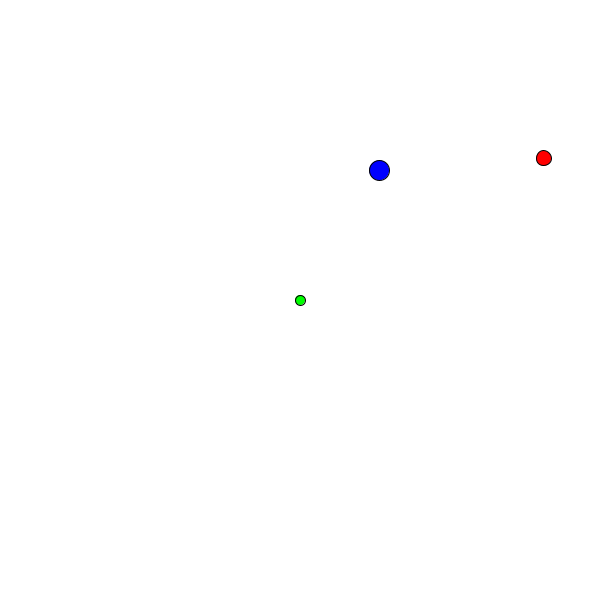
Frame 1 (no input)
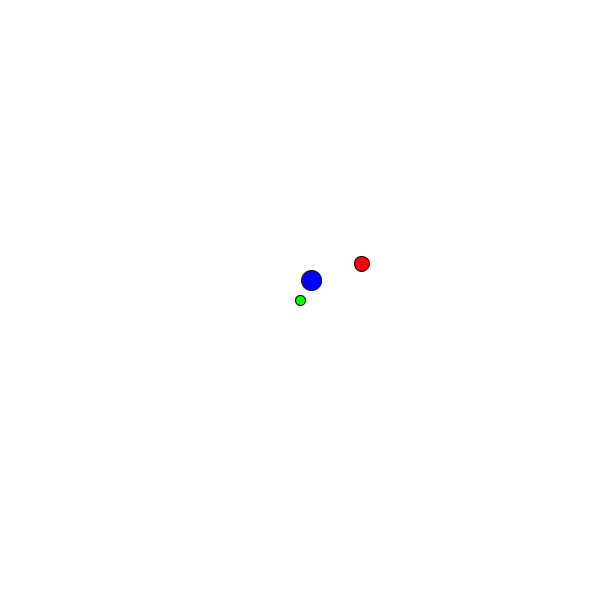
Frame 60 (the mouse pressed at the canvas centre just before this capture)
Frame 120 (the mouse held since frame 60 and released just before this capture): identical to frame 60, image omitted

The Processing sketch that drew these frames (run headless with seeded random() and noise(); from frame 60 on, the mouse is pressed at the canvas centre):

// Processing sketch: Practica_01
// ── Practica_01.pde

float pj_vel = 5;
float pj_size = 10;
float pnj1_size = 20;
float pnj2_size = 15;
float pnj1_dist = 25;
float pnj2_dist = 75;
float pnj1_vel = 0.5;
float pnj2_vel = 0.2;
float alfa = 0.1;
boolean using_mouse = false;
PVector pj_pos;
PVector pnj1_pos;
PVector pnj2_pos;

void setup()
{
  // Creamos la ventana
  size(600, 600);
 
  // Inicializamos la posicion del jugador en medio de la ventana
  pj_pos = new PVector(width / 2.0, height / 2.0);
  pnj1_pos = new PVector(random(0, width), random (0, height));
  pnj2_pos = new PVector(random(0, width), random (0, height));
}

void draw()
{
  background(255);
  // KEY PRESSED
  
  // Movimiento del PJ (WASD)
  if (keyPressed) {
    if (key == 'w' || key == 'W') {
      pj_pos.y -= pj_vel;
    }
    if (key == 'd' || key == 'D') {
      pj_pos.x += pj_vel;
    }
    if (key == 'a' || key == 'A') {
      pj_pos.x -= pj_vel;
    }
    if (key == 's' || key == 'S') {
      pj_pos.y += pj_vel;
    }
    if (key == 'g' || key == 'G')
    {
      if (using_mouse)
      {
        using_mouse = false;
      }
      else
      {
        using_mouse = true;
      }
    }
  }
  else if (using_mouse)
  {
    pj_pos.y = mouseY;
    pj_pos.x = mouseX;
  }
  // Si la distancia entre el pj y el pnj1 es mayor a 
  // la distancia establecida en el pnj1_dist que acerque
  if (sqrt(pow(pnj1_pos.x - pj_pos.x, 2.0) + pow(pnj1_pos.y - pj_pos.y, 2.0)) > pnj1_dist)
  {
    pnj1_pos.x = (1.0 - alfa) * pnj1_pos.x + alfa * pj_pos.x;
    pnj1_pos.y = (1.0 - alfa) * pnj1_pos.y + alfa * pj_pos.y;
  }
   if (sqrt(pow(pnj2_pos.x - pj_pos.x, 2.0) + pow(pnj2_pos.y - pj_pos.y, 2.0)) > pnj2_dist)
  {
    pnj2_pos.x = (1.0 - alfa) * pnj2_pos.x + alfa * pj_pos.x;
    pnj2_pos.y = (1.0 - alfa) * pnj2_pos.y + alfa * pj_pos.y;
  }
  
    //Pintar al PJ
    fill(0, 255, 0);
    ellipse(pj_pos.x, pj_pos.y, pj_size, pj_size);
    
    //Pintar al PNJ1 i 2
     fill(0, 0, 255);
    ellipse(pnj1_pos.x, pnj1_pos.y, pnj1_size, pnj1_size);
     fill(255, 0, 0);
    ellipse(pnj2_pos.x, pnj2_pos.y, pnj2_size, pnj2_size);
}
